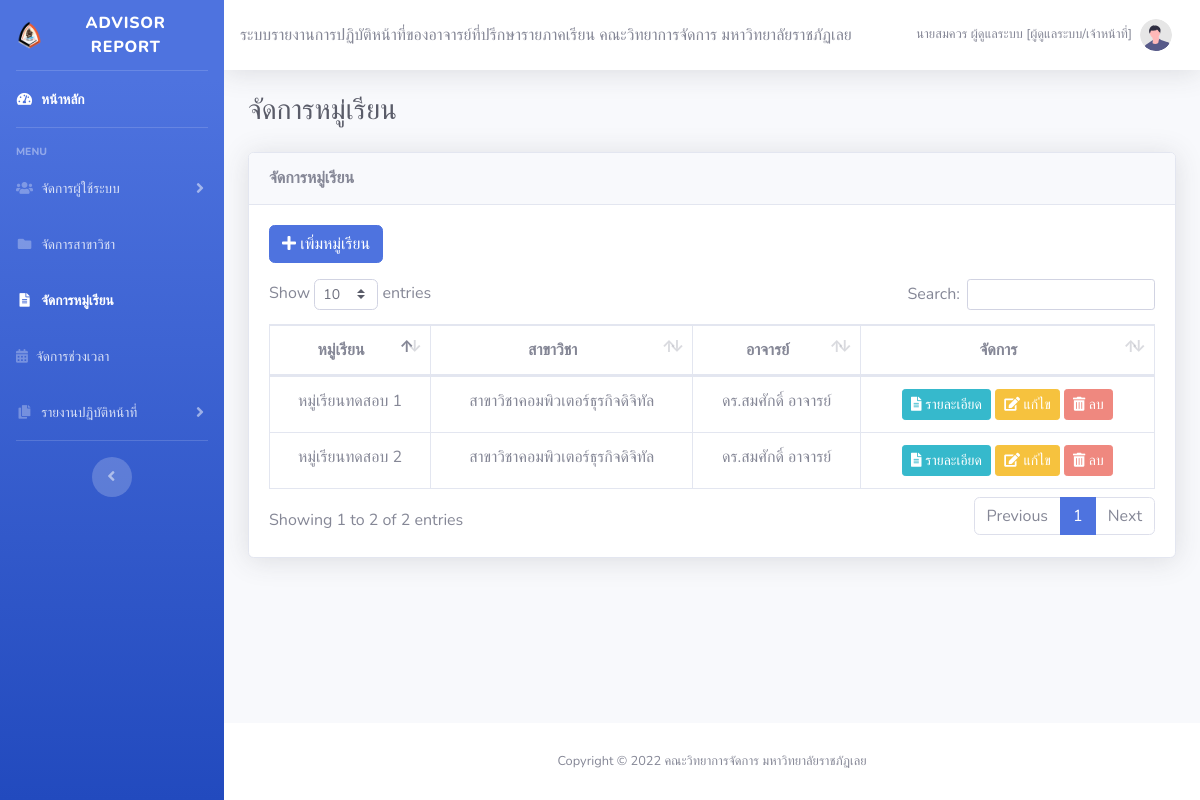
The page /groupstu.php (signed in) on the database its author committed.
### tables this page shows
CREATE TABLE `tb_user` (
  `user_id` int(11) NOT NULL COMMENT 'รหัสผู้ใช้',
  `user_username` varchar(50) NOT NULL COMMENT 'ชื่อผู้ใช้',
  `user_password` varchar(50) NOT NULL COMMENT 'รหัสผ่าน',
  `user_title` varchar(50) NOT NULL COMMENT 'คำนำหน้าชื่อ',
  `user_fname` varchar(30) NOT NULL COMMENT 'ชื่อ',
  `user_lname` varchar(30) NOT NULL COMMENT 'นาสกุล',
  `user_position` varchar(100) NOT NULL COMMENT 'ตำแหน่ง',
  `user_address` varchar(200) NOT NULL COMMENT 'ที่อยู่',
  `user_tel` varchar(10) NOT NULL COMMENT 'เบอร์โทรศัพท์',
  `user_email` varchar(50) NOT NULL COMMENT 'อีเมล์',
  `role_id` int(11) NOT NULL COMMENT '1 = ผู้ดูแลระบบ/เจ้าหน้าที่ \n2 = อาจารย์ \n3 = ผู้บริหาร',
  `field_id` int(11) DEFAULT NULL COMMENT 'รหัสสาขา',
  `uset_status` varchar(1) NOT NULL DEFAULT '1' COMMENT 'สถานะการใช้งาน\n1 = ใช้งานปกติ\n0 = ระงับใช้งาน\n'
);

CREATE TABLE `tb_role` (
  `role_id` int(11) NOT NULL COMMENT 'รหัสสิทธิ์เข้าใช้งาน',
  `role_name` varchar(40) NOT NULL COMMENT 'ชื่อสิทธิ์เข้าใช้งาน'
);

CREATE TABLE `tb_groupstu` (
  `groupstu_id` int(11) NOT NULL COMMENT 'รหัสหมู่เรียน',
  `groupstu_name` varchar(50) NOT NULL COMMENT 'ชื่อหมู่เรียน',
  `field_id` int(11) NOT NULL COMMENT 'รหัสสาขา\n',
  `user_id` int(11) NOT NULL COMMENT 'รหัสผู้ใช้ (อาจารย์)'
);

CREATE TABLE `tb_field` (
  `field_id` int(11) NOT NULL COMMENT 'รหัสสาขาวิชา',
  `field_name` varchar(50) NOT NULL COMMENT 'ชื่อสาขาวิชา'
);

### lib/function.php (called while the page is built, shortened)
<?php
function getFullnameById($v)
{
    global $con;
    $sql = 'SELECT * FROM tb_user WHERE tb_user.user_id = "' . $v . '"';
    $rs = mysqli_query($con, $sql);
    $r = mysqli_fetch_array($rs);
    $fullname = $r['user_title'] . $r['user_fname'] . ' ' . $r['user_lname'];
    return $fullname;
}
function getFullnameAndRoleName()
{
    global $con;
    $sql = 'SELECT * FROM tb_user, tb_role WHERE tb_user.role_id = tb_role.role_id AND tb_user.user_id = "' . $_SESSION['user_id'] . '"';
    $rs = mysqli_query($con, $sql);
    $r = mysqli_fetch_array($rs);
    $fullname = $r['user_title'] . $r['user_fname'] . ' ' . $r['user_lname'] . ' [' . $r['role_name'] . ']';
    return $fullname;
}
function count_report_by_groupstu($v = '')
{
    global $con;
    $sql = 'SELECT * FROM tb_workreport WHERE groupstu_id = ' . $v;
    $rs = mysqli_query($con, $sql);
    $count = mysqli_num_rows($rs);
    return $count;
}

### groupstu.php (the view, shortened to what this page needs)
<?php
require_once 'config/connectdb.php';
require_once 'lib/function.php';
$sql = 'SELECT * FROM tb_groupstu, tb_field WHERE tb_groupstu.field_id = tb_field.field_id';
$rs = mysqli_query($con, $sql);
include '_headweb.php';
?>
<div id="content">
    <?php include '_topbar.php'; ?>
    <div class="container-fluid">
        <div class="d-sm-flex align-items-center justify-content-between mb-4">
            <h1 class="h3 mb-0 text-gray-800">จัดการหมู่เรียน</h1>
        </div>
        <div class="card shadow mb-4">
            <div class="card-header py-3">
                <h6 class="m-0 font-weight-bold">จัดการหมู่เรียน</h6>
            </div>
            <div class="card-body">
                <div class="row">
                    <div class="col">
                        <p>
                            <a href="groupstu_add.php" class="btn btn-primary" title="เพิ่มหมู่เรียน"><i class="fas fa-plus"></i> เพิ่มหมู่เรียน</a>
                        </p>
                    </div>
                </div>
                <div class="table-responsive">
                    <table class="table table-bordered" id="dataTable" width="100%" cellspacing="0">
                        <thead>
                            <tr class="text-center">
                                <th>หมู่เรียน</th>
                                <th>สาขาวิชา</th>
                                <th>อาจารย์</th>
                                <th>จัดการ</th>
                            </tr>
                        </thead>
                        <tbody>
                            <?php
                            while ($r = mysqli_fetch_array($rs)) {
                            ?>
                                <tr>
                                    <td class="text-center"><?php echo $r['groupstu_name']; ?></td>
                                    <td class="text-center"><?php echo $r['field_name']; ?></td>
                                    <td class="text-center"><?php echo getFullnameById($r['user_id']); ?></td>
                                    <td class="text-center">
                                        <a href="groupstu_detail.php?id=<?php echo $r['groupstu_id'] ?>" class="btn btn-sm btn-info" title="รายละเอียด"><i class="fas fa-file-alt"></i> รายละเอียด</a>
                                        <a href="groupstu_edit.php?id=<?php echo $r['groupstu_id'] ?>" class="btn btn-sm btn-warning" title="แก้ไข"><i class="fas fa-edit"></i> แก้ไข</a>
                                        <?php
                                        if (count_report_by_groupstu($r['groupstu_id']) > 0) {
                                        ?>
                                            <button type="button" class="btn btn-sm btn-danger" title="ไม่สามารถลบข้อมูลได้ มีการใช้งานอยู่ " disabled><i class="fas fa-trash-alt"></i> ลบ</button>
                                        <?php
                                        } else {
                                        ?>
                                            <a href="groupstu_delete.php?id=<?php echo $r['groupstu_id'] ?>" class="btn btn-sm btn-danger" title="ลบ"><i class="fas fa-trash-alt"></i> ลบ</a>
                                        <?php
                                        }
                                        ?>
                                    </td>
                                </tr>
                            <?php
                            }
                            ?>
                        </tbody>
                    </table>
                </div>
            </div>
        </div>
    </div>
</div>
<?php
include '_footweb.php';
?>

### _topbar.php (shortened to what this page needs)
<nav class="navbar navbar-expand navbar-light bg-white topbar mb-4 static-top shadow">
    <?php echo SYSTEMNAME; ?>
    <ul class="navbar-nav ml-auto">
        <li class="nav-item dropdown no-arrow">
            <a class="nav-link dropdown-toggle" href="#" id="userDropdown" role="button" data-toggle="dropdown" aria-haspopup="true" aria-expanded="false">
                <span class="mr-2 d-none d-lg-inline text-gray-600 small"><?php echo getFullnameAndRoleName(); ?></span>
                <img class="img-profile rounded-circle" src="img/undraw_profile.svg">
            </a>
        </li>
    </ul>
</nav>

### rows shown on the page
tb_user: getFullnameAndRoleName() "นายสมควร ผู้ดูแลระบบ [ผู้ดูแลระบบ/เจ้าหน้าที่]"
tb_groupstu: groupstu_name "หมู่เรียนทดสอบ 1", field.field_name "สาขาวิชาคอมพิวเตอร์ธุรกิจดิจิทัล", user.user_lname "ดร.สมศักดิ์ อาจารย์"
tb_groupstu: groupstu_name "หมู่เรียนทดสอบ 2", field.field_name "สาขาวิชาคอมพิวเตอร์ธุรกิจดิจิทัล", user.user_lname "ดร.สมศักดิ์ อาจารย์"

### other values the page prints
SYSTEMNAME "ระบบรายงานการปฏิบัติหน้าที่ของอาจารย์ที่ปรึกษารายภาคเรียน คณะวิทยาการจัดการ มหาวิทยาลัยราชภัฏเลย"
YEAR "2022"
OWNER "คณะวิทยาการจัดการ มหาวิทยาลัยราชภัฏเลย"
